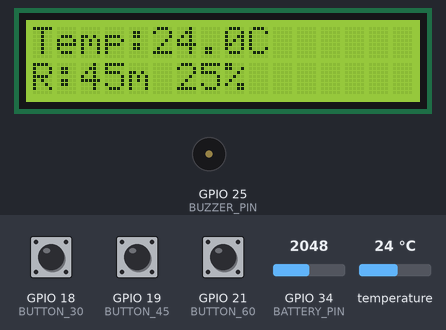
This sketch was run on a simulated ESP32. On the bench: 16×2 character LCD, buzzer (waves = sounding, pin HIGH). The inputs (shaded band) are chosen by the test bench; at power-on: temperature 24 °C, GPIO 18 (BUTTON_30) HIGH, GPIO 34 (BATTERY_PIN) = 2048, GPIO 19 (BUTTON_45) HIGH, GPIO 21 (BUTTON_60) HIGH. WiFi joins after 1.5 s; servers stay silent unless stated; what the sketch prints to the serial monitor is not drawn.

Above: at 8.5 s.
8.6 s: temperature set to 10.4 °C
At 10.7 s:
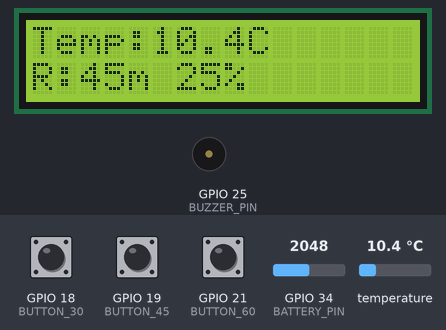
11.2 s: temperature set to 9.3 °C
At 12.0 s:
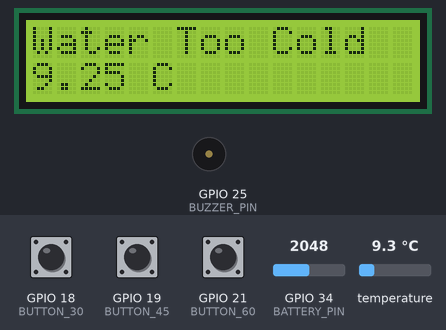
16.8 s: GPIO 18 (BUTTON_30) pulled LOW for 0.7 s
At 18.6 s:
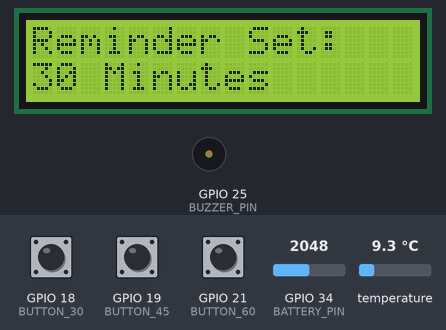
20.7 s: GPIO 34 (BATTERY_PIN) set to 2866
At 21.1 s:
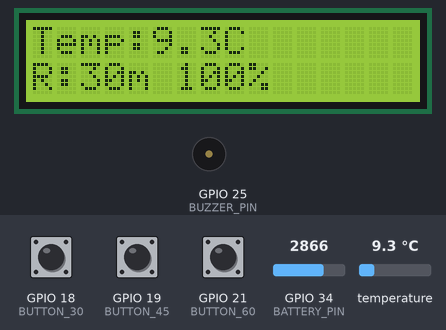
24.0 s: GPIO 19 (BUTTON_45) pulled LOW for 3.2 s
At 26.5 s:
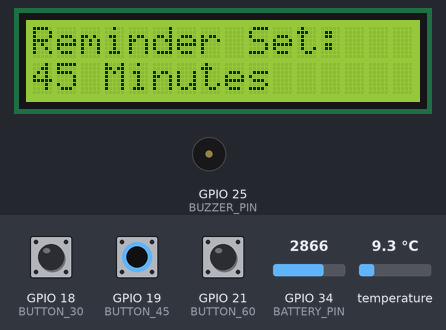
28.7 s: GPIO 21 (BUTTON_60) pulled LOW for 1 s
At 30.8 s:
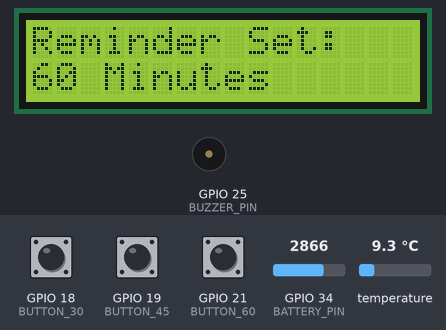
Timing chart, 0 to 32.3 s (numbered marks = the images above; inputs shaded):
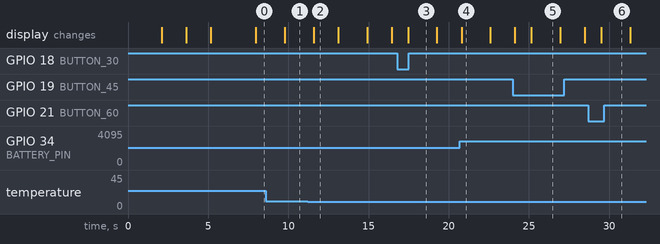

Measured:
- the behaviour switches between 10 and 9.9 °C on temperature (found by bisection; images 1 and 2)
- after the input at 8.6 s, the display: changes after 1.2 s (image 1)
- after the input at 11.2 s, the display: changes after 0.37 s (image 2)
- after the input at 16.8 s, the display: changes after 0.66 s (image 3)
- after the input at 20.7 s, the display: changes after 0.10 s (image 4)
- after the input at 24.0 s, the display: first differs from a run without the input after 1.2 s (image 5)
- after the input at 28.7 s, the display: changes after 0.82 s (image 6)

The sketch:

Smart_Water_bottle.ino
```cpp
#include <WiFi.h>
#include <HTTPClient.h>
#include <Wire.h>
#include <LiquidCrystal_I2C.h>
#include <OneWire.h>
#include <DallasTemperature.h>

// ==============================
// Wi-Fi SETTINGS
// ==============================

const char* WIFI_SSID = "YOUR_WIFI_NAME";
const char* WIFI_PASSWORD = "YOUR_WIFI_PASSWORD";

// ==============================
// PIN DEFINITIONS
// ==============================

#define TEMP_PIN 4
#define BUZZER_PIN 25

#define BUTTON_30 18
#define BUTTON_45 19
#define BUTTON_60 21

#define BATTERY_PIN 34

// ==============================
// TEMPERATURE SENSOR
// ==============================

OneWire oneWire(TEMP_PIN);
DallasTemperature temperatureSensor(&oneWire);

// ==============================
// LCD
// ==============================

LiquidCrystal_I2C lcd(0x27, 16, 2);

// ==============================
// REMINDER SETTINGS
// ==============================

int reminderMinutes = 45;

unsigned long reminderInterval;
unsigned long previousReminderTime;

// ==============================
// TEMPERATURE LIMITS
// ==============================

// Change these according to your project requirements.
float coldLimit = 10.0;
float hotLimit = 45.0;

// ==============================
// BATTERY SETTINGS
// ==============================

float batteryVoltage = 0.0;
int batteryPercentage = 0;

// ==============================
// FUNCTION DECLARATIONS
// ==============================

void connectWiFi();
void readTemperature();
void checkReminder();
void drinkReminder();
void checkTemperature();
void readBattery();
void checkButtons();
void showNormalDisplay();
void sendNotification(String message);

// ==============================
// SETUP
// ==============================

void setup() {

  Serial.begin(115200);

  // Sensor
  temperatureSensor.begin();

  // Buzzer
  pinMode(BUZZER_PIN, OUTPUT);
  digitalWrite(BUZZER_PIN, LOW);

  // Buttons
  pinMode(BUTTON_30, INPUT_PULLUP);
  pinMode(BUTTON_45, INPUT_PULLUP);
  pinMode(BUTTON_60, INPUT_PULLUP);

  // Battery
  pinMode(BATTERY_PIN, INPUT);

  // LCD
  lcd.init();
  lcd.backlight();

  lcd.clear();
  lcd.setCursor(0, 0);
  lcd.print("Smart Water");
  lcd.setCursor(0, 1);
  lcd.print("Bottle");

  delay(2000);

  // Wi-Fi
  connectWiFi();

  // Default reminder = 45 minutes
  reminderInterval = reminderMinutes * 60UL * 1000UL;

  previousReminderTime = millis();

  lcd.clear();
  lcd.setCursor(0, 0);
  lcd.print("Reminder: 45min");

  delay(2000);
}

// ==============================
// MAIN LOOP
// ==============================

void loop() {

  checkButtons();

  readTemperature();

  checkTemperature();

  readBattery();

  checkReminder();

  showNormalDisplay();

  delay(1000);
}

// ==============================
// CONNECT TO WI-FI
// ==============================

void connectWiFi() {

  lcd.clear();
  lcd.setCursor(0, 0);
  lcd.print("Connecting WiFi");

  WiFi.begin(WIFI_SSID, WIFI_PASSWORD);

  int attempts = 0;

  while (WiFi.status() != WL_CONNECTED && attempts < 20) {

    delay(500);

    Serial.print(".");

    attempts++;
  }

  lcd.clear();

  if (WiFi.status() == WL_CONNECTED) {

    Serial.println();
    Serial.println("WiFi Connected");

    Serial.print("IP Address: ");
    Serial.println(WiFi.localIP());

    lcd.setCursor(0, 0);
    lcd.print("WiFi Connected");

  } else {

    Serial.println();
    Serial.println("WiFi Failed");

    lcd.setCursor(0, 0);
    lcd.print("WiFi Failed");
  }

  delay(1500);
}

// ==============================
// READ TEMPERATURE
// ==============================

void readTemperature() {

  temperatureSensor.requestTemperatures();

  float temperature =
      temperatureSensor.getTempCByIndex(0);

  Serial.print("Temperature: ");
  Serial.print(temperature);
  Serial.println(" C");
}

// ==============================
// TEMPERATURE WARNING
// ==============================

void checkTemperature() {

  float temperature =
      temperatureSensor.getTempCByIndex(0);

  if (temperature == DEVICE_DISCONNECTED_C) {

    Serial.println("Temperature sensor error");

    return;
  }

  // Water is too cold
  if (temperature < coldLimit) {

    lcd.clear();

    lcd.setCursor(0, 0);
    lcd.print("Water Too Cold");

    lcd.setCursor(0, 1);
    lcd.print(temperature);
    lcd.print(" C");

    delay(1500);
  }

  // Water is too hot
  else if (temperature > hotLimit) {

    lcd.clear();

    lcd.setCursor(0, 0);
    lcd.print("WATER TOO HOT!");

    lcd.setCursor(0, 1);
    lcd.print(temperature);
    lcd.print(" C");

    // Warning beep
    digitalWrite(BUZZER_PIN, HIGH);
    delay(500);
    digitalWrite(BUZZER_PIN, LOW);

    sendNotification("Warning: Water temperature is high!");

    delay(1500);
  }
}

// ==============================
// CHECK REMINDER
// ==============================

void checkReminder() {

  unsigned long currentTime = millis();

  if (currentTime - previousReminderTime >= reminderInterval) {

    drinkReminder();

    previousReminderTime = currentTime;
  }
}

// ==============================
// DRINK WATER REMINDER
// ==============================

void drinkReminder() {

  Serial.println("Time to drink water!");

  lcd.clear();

  lcd.setCursor(0, 0);
  lcd.print("TIME TO DRINK!");

  lcd.setCursor(0, 1);
  lcd.print("Drink Water");

  // Buzzer
  for (int i = 0; i < 3; i++) {

    digitalWrite(BUZZER_PIN, HIGH);

    delay(400);

    digitalWrite(BUZZER_PIN, LOW);

    delay(300);
  }

  // Mobile notification
  sendNotification("Time to drink water!");

  delay(2000);
}

// ==============================
// BUTTON SELECTION
// ==============================

void checkButtons() {

  // 30 minutes
  if (digitalRead(BUTTON_30) == LOW) {

    reminderMinutes = 30;

    reminderInterval =
        reminderMinutes * 60UL * 1000UL;

    previousReminderTime = millis();

    lcd.clear();
    lcd.setCursor(0, 0);
    lcd.print("Reminder Set:");

    lcd.setCursor(0, 1);
    lcd.print("30 Minutes");

    Serial.println("Reminder = 30 minutes");

    delay(1000);
  }

  // 45 minutes
  if (digitalRead(BUTTON_45) == LOW) {

    reminderMinutes = 45;

    reminderInterval =
        reminderMinutes * 60UL * 1000UL;

    previousReminderTime = millis();

    lcd.clear();
    lcd.setCursor(0, 0);
    lcd.print("Reminder Set:");

    lcd.setCursor(0, 1);
    lcd.print("45 Minutes");

    Serial.println("Reminder = 45 minutes");

    delay(1000);
  }

  // 60 minutes
  if (digitalRead(BUTTON_60) == LOW) {

    reminderMinutes = 60;

    reminderInterval =
        reminderMinutes * 60UL * 1000UL;

    previousReminderTime = millis();

    lcd.clear();
    lcd.setCursor(0, 0);
    lcd.print("Reminder Set:");

    lcd.setCursor(0, 1);
    lcd.print("60 Minutes");

    Serial.println("Reminder = 60 minutes");

    delay(1000);
  }
}

// ==============================
// BATTERY MONITORING
// ==============================

void readBattery() {

  int rawValue = analogRead(BATTERY_PIN);

  // ESP32 ADC reference approximation
  float voltage = (rawValue / 4095.0) * 3.3;

  // Assuming a voltage divider
  batteryVoltage = voltage * 2.0;

  // Convert battery voltage to percentage
  batteryPercentage =
      map(
        batteryVoltage * 100,
        300,
        420,
        0,
        100
      );

  batteryPercentage =
      constrain(batteryPercentage, 0, 100);

  Serial.print("Battery: ");
  Serial.print(batteryVoltage);
  Serial.print(" V | ");

  Serial.print(batteryPercentage);
  Serial.println("%");
}

// ==============================
// LCD NORMAL DISPLAY
// ==============================

void showNormalDisplay() {

  float temperature =
      temperatureSensor.getTempCByIndex(0);

  lcd.clear();

  lcd.setCursor(0, 0);

  lcd.print("Temp:");

  lcd.print(temperature, 1);

  lcd.print("C");

  lcd.setCursor(0, 1);

  lcd.print("R:");

  lcd.print(reminderMinutes);

  lcd.print("m ");

  lcd.print(batteryPercentage);

  lcd.print("%");
}

// ==============================
// MOBILE NOTIFICATION
// ==============================

void sendNotification(String message) {

  if (WiFi.status() != WL_CONNECTED) {

    Serial.println("WiFi not connected");

    return;
  }

  HTTPClient http;

  // Example notification server
  // Replace this URL with your own notification service.

  String serverURL =
      "https://your-notification-server.com/notify";

  http.begin(serverURL);

  http.addHeader(
      "Content-Type",
      "application/json"
  );

  String jsonData =
      "{\"message\":\"" + message + "\"}";

  int httpResponseCode =
      http.POST(jsonData);

  Serial.print("Notification response: ");

  Serial.println(httpResponseCode);

  http.end();
}
```
